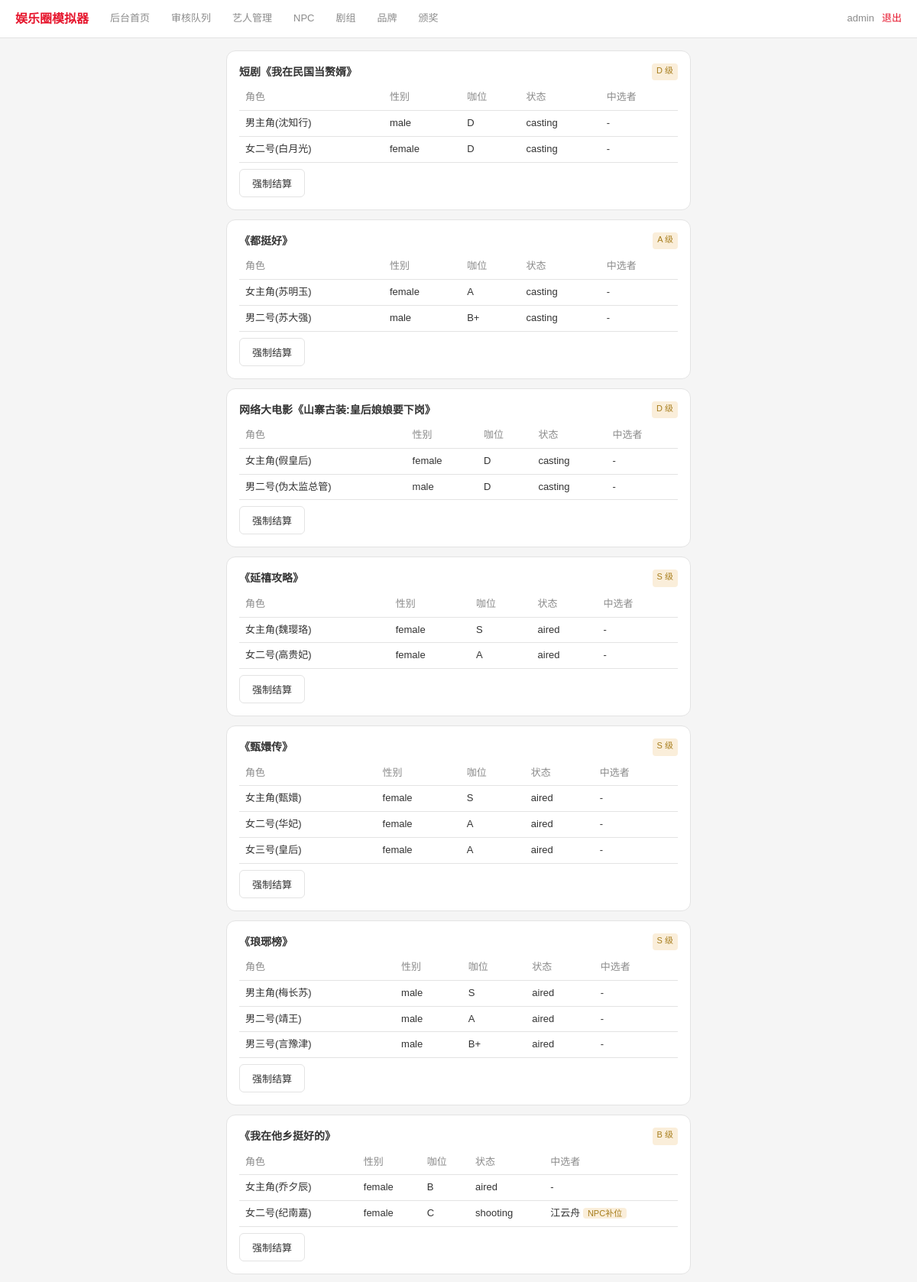
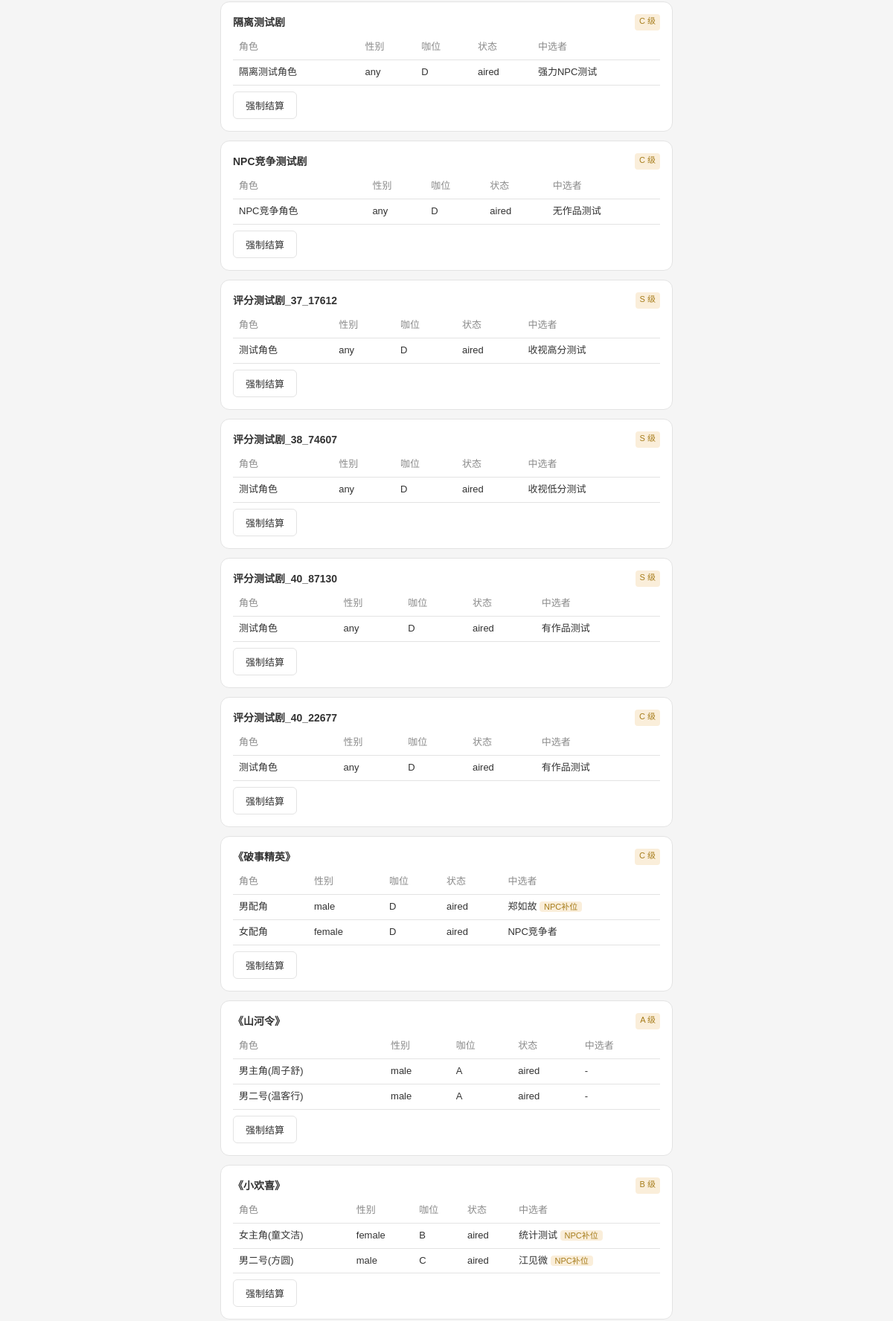
The page /admin/dramas (signed in, upper part) on the database its author committed (2 pictures, top to bottom).
### tables this page shows
CREATE TABLE dramas (
    id              INTEGER PRIMARY KEY AUTOINCREMENT,
    title           TEXT NOT NULL,
    budget_tier     TEXT DEFAULT '',
    open_ts         INTEGER DEFAULT 0,
    apply_close_ts  INTEGER DEFAULT 0
, format TEXT DEFAULT 'tv');

CREATE TABLE drama_roles (
    id                 INTEGER PRIMARY KEY AUTOINCREMENT,
    drama_id           INTEGER NOT NULL,
    role_name          TEXT NOT NULL,
    gender_requirement TEXT DEFAULT 'any',
    tier_requirement   TEXT DEFAULT 'D',
    requirement_talent TEXT DEFAULT '',
    reward_cash        INTEGER DEFAULT 0,
    reward_popularity  INTEGER DEFAULT 0,
    status             TEXT DEFAULT 'casting',  -- casting/shooting/aired
    winner_player_id   INTEGER,
    winner_is_npc_fill INTEGER DEFAULT 0,
    shoot_end_ts       INTEGER DEFAULT 0,
    created_ts         INTEGER DEFAULT 0
, rating_score INTEGER DEFAULT 0);

CREATE TABLE players (
    id                  INTEGER PRIMARY KEY AUTOINCREMENT,
    user_id             INTEGER UNIQUE,
    is_npc              INTEGER DEFAULT 0,
    age                 INTEGER DEFAULT 18,
    gender              TEXT DEFAULT '',
    stage_name          TEXT NOT NULL DEFAULT '',
    talents             TEXT DEFAULT '{}',
    hidden_traits       TEXT DEFAULT '[]',
    career_lines        TEXT DEFAULT '[]',
    agency_id           INTEGER,
    fans_count          INTEGER DEFAULT 0,
    core_fan_loyalty    INTEGER DEFAULT 0,
    popularity          INTEGER DEFAULT 0,
    scandal_value       INTEGER DEFAULT 0,
    persona_tag         TEXT DEFAULT '',
    persona_integrity   INTEGER DEFAULT 100,
    cash                INTEGER DEFAULT 0,
    roll_count          INTEGER DEFAULT 0,
    revealed            INTEGER DEFAULT 0,
    energy              INTEGER DEFAULT 100,
    energy_updated      INTEGER DEFAULT 0,
    family_background   TEXT DEFAULT '',
    birthplace          TEXT DEFAULT '',
    true_personality    TEXT DEFAULT '',
    career_state        TEXT DEFAULT 'normal',  -- normal/blackout
    blackout_until_ts    INTEGER DEFAULT 0,
    anti_scandal_reserve INTEGER DEFAULT 0,
    endorsement_reputation INTEGER DEFAULT 0,
    awards_won          INTEGER DEFAULT 0,
    created_ts          INTEGER DEFAULT 0, fan_club_name TEXT DEFAULT '', fan_club_color TEXT DEFAULT '', notifications_seen_ts INTEGER DEFAULT 0, health INTEGER DEFAULT 100, last_rest_ts INTEGER DEFAULT 0, last_travel_ts INTEGER DEFAULT 0,
    FOREIGN KEY (user_id) REFERENCES users(id)
);

### app.py (the view)
@app.route('/admin/dramas')
@admin_required
def admin_dramas():
    dramas = q("SELECT * FROM dramas ORDER BY open_ts DESC LIMIT 30")
    drama_views = []
    for d in dramas:
        roles = q("""SELECT r.*, p.stage_name as winner_name FROM drama_roles r
                     LEFT JOIN players p ON p.id = r.winner_player_id
                     WHERE r.drama_id=? ORDER BY r.id""", (d['id'],))
        drama_views.append({'drama': dict(d), 'roles': roles})
    return render_template('admin/dramas.html', drama_views=drama_views)

### app.py (called while the page is built)
def get_db():
    db = getattr(g, '_db', None)
    if db is None:
        db = g._db = sqlite3.connect(DB_PATH)
        db.row_factory = sqlite3.Row
        db.execute("PRAGMA journal_mode=WAL")
        db.execute("PRAGMA foreign_keys=ON")
    return db

def q(sql, args=(), one=False):
    cur = get_db().execute(sql, args)
    return cur.fetchone() if one else cur.fetchall()

def admin_required(f):
    @wraps(f)
    def w(*a, **kw):
        if S.get('role') != 'admin':
            flash('无权访问', 'error')
            return redirect(url_for('login'))
        return f(*a, **kw)
    return w

def me():
    uid = S.get('uid')
    if not uid:
        return None
    row = q("SELECT * FROM players WHERE user_id=?", (uid,), one=True)
    if not row:
        return None
    player = dict(row)
    player['energy'] = get_effective_energy(player['id'])
    return player

@app.context_processor
def inject_notification_count():
    player = me()
    if not player:
        return {'notification_count': 0}
    return {'notification_count': get_notification_count(player['id'])['total']}

### templates/admin/dramas.html (shortened to what this page needs)
{% extends "base.html" %}
{% block content %}
{% for dv in drama_views %}
<div class="card">
  <div style="display:flex;justify-content:space-between">
    <b>{{ dv.drama.title }}</b>
    <span class="badge badge-gold">{{ dv.drama.budget_tier }} 级</span>
  </div>
  <table style="margin-top:6px">
    <tr><th>角色</th><th>性别</th><th>咖位</th><th>状态</th><th>中选者</th></tr>
    {% for r in dv.roles %}
    <tr>
      <td>{{ r.role_name }}</td>
      <td>{{ r.gender_requirement }}</td>
      <td>{{ r.tier_requirement }}</td>
      <td>{{ r.status }}</td>
      <td>{{ r.winner_name or '-' }}{% if r.winner_is_npc_fill %} <span class="badge badge-gold">NPC补位</span>{% endif %}</td>
    </tr>
    {% endfor %}
  </table>
  <form method="post" action="{{ url_for('admin_force_resolve_drama', drama_id=dv.drama.id) }}" style="margin-top:8px">
    <button class="btn">强制结算</button>
  </form>
</div>
{% else %}
<div class="card muted">还没有剧组。</div>
{% endfor %}
{% endblock %}

### templates/base.html (style rules this page uses)
:root { --bg:#f5f5f5;--sf:#ffffff;--sf2:#f0f0f0;--bd:#e3e3e3; --red:#e6162d;--red-dim:#fbe4e6; --text:#333333;--muted:#8b8b8b; --green:#2e8b57;--gold:#a67c1a; }
* { box-sizing:border-box;margin:0;padding:0 }
body { background:var(--bg);color:var(--text); font-family:"PingFang SC","Microsoft YaHei",sans-serif; font-size:14px;line-height:1.6;min-height:100vh }
.card { background:var(--sf);border:1px solid var(--bd);border-radius:12px;padding:16px;margin-bottom:12px }
.btn { display:inline-block;background:var(--sf);border:1px solid var(--bd);border-radius:6px; padding:8px 16px;font-size:13px;cursor:pointer;color:var(--text) }
.badge { font-size:11px;padding:1px 6px;border-radius:4px }
.badge-gold { background:#faeeda;color:var(--gold) }
table { width:100%;border-collapse:collapse;font-size:13px }
th,td { padding:6px 8px;text-align:left;border-bottom:1px solid var(--bd) }
th { color:var(--muted);font-weight:500 }

### rows shown on the page
dramas: drama "短剧《我在民国当赘婿》", drama.budget_tier "D"
drama_roles: role_name "男主角(沈知行)", gender_requirement "male", tier_requirement "D", status "casting", winner_name "-"
drama_roles: role_name "女二号(白月光)", gender_requirement "female", tier_requirement "D", status "casting", winner_name "-"
dramas: drama "《都挺好》", drama.budget_tier "A"
drama_roles: role_name "女主角(苏明玉)", gender_requirement "female", tier_requirement "A", status "casting", winner_name "-"
drama_roles: role_name "男二号(苏大强)", gender_requirement "male", tier_requirement "B+", status "casting", winner_name "-"
dramas: drama "网络大电影《山寨古装:皇后娘娘要下岗》", drama.budget_tier "D"
drama_roles: role_name "女主角(假皇后)", gender_requirement "female", tier_requirement "D", status "casting", winner_name "-"
drama_roles: role_name "男二号(伪太监总管)", gender_requirement "male", tier_requirement "D", status "casting", winner_name "-"
dramas: drama "《延禧攻略》", drama.budget_tier "S"
drama_roles: role_name "女主角(魏璎珞)", gender_requirement "female", tier_requirement "S", status "aired", winner_name "-"
drama_roles: role_name "女二号(高贵妃)", gender_requirement "female", tier_requirement "A", status "aired", winner_name "-"
dramas: drama "《甄嬛传》", drama.budget_tier "S"
drama_roles: role_name "女主角(甄嬛)", gender_requirement "female", tier_requirement "S", status "aired", winner_name "-"
drama_roles: role_name "女二号(华妃)", gender_requirement "female", tier_requirement "A", status "aired", winner_name "-"
drama_roles: role_name "女三号(皇后)", gender_requirement "female", tier_requirement "A", status "aired", winner_name "-"
dramas: drama "《琅琊榜》", drama.budget_tier "S"
drama_roles: role_name "男主角(梅长苏)", gender_requirement "male", tier_requirement "S", status "aired", winner_name "-"
drama_roles: role_name "男二号(靖王)", gender_requirement "male", tier_requirement "A", status "aired", winner_name "-"
drama_roles: role_name "男三号(言豫津)", gender_requirement "male", tier_requirement "B+", status "aired", winner_name "-"
dramas: drama "《我在他乡挺好的》", drama.budget_tier "B"
drama_roles: role_name "女主角(乔夕辰)", gender_requirement "female", tier_requirement "B", status "aired", winner_name "-"
drama_roles: role_name "女二号(纪南嘉)", gender_requirement "female", tier_requirement "C", status "shooting", stage_name "江云舟", winner_is_npc_fill "NPC补位"
dramas: drama "隔离测试剧", drama.budget_tier "C"
drama_roles: role_name "隔离测试角色", gender_requirement "any", tier_requirement "D", status "aired", stage_name "强力NPC测试"
dramas: drama "NPC竞争测试剧", drama.budget_tier "C"
drama_roles: role_name "NPC竞争角色", gender_requirement "any", tier_requirement "D", status "aired", stage_name "无作品测试"
dramas: drama "评分测试剧_37_17612", drama.budget_tier "S"
drama_roles: role_name "测试角色", gender_requirement "any", tier_requirement "D", status "aired", stage_name "收视高分测试"
dramas: drama "评分测试剧_38_74607", drama.budget_tier "S"
drama_roles: role_name "测试角色", gender_requirement "any", tier_requirement "D", status "aired", stage_name "收视低分测试"
dramas: drama "评分测试剧_40_87130", drama.budget_tier "S"
drama_roles: role_name "测试角色", gender_requirement "any", tier_requirement "D", status "aired", stage_name "有作品测试"
dramas: drama "评分测试剧_40_22677", drama.budget_tier "C"
drama_roles: role_name "测试角色", gender_requirement "any", tier_requirement "D", status "aired", stage_name "有作品测试"
dramas: drama "《破事精英》", drama.budget_tier "C"
drama_roles: role_name "男配角", gender_requirement "male", tier_requirement "D", status "aired", stage_name "郑如故", winner_is_npc_fill "NPC补位"
drama_roles: role_name "女配角", gender_requirement "female", tier_requirement "D", status "aired", stage_name "NPC竞争者"
dramas: drama "《山河令》", drama.budget_tier "A"
drama_roles: role_name "男主角(周子舒)", gender_requirement "male", tier_requirement "A", status "aired", winner_name "-"
drama_roles: role_name "男二号(温客行)", gender_requirement "male", tier_requirement "A", status "aired", winner_name "-"
dramas: drama "《小欢喜》", drama.budget_tier "B"
drama_roles: role_name "女主角(童文洁)", gender_requirement "female", tier_requirement "B", status "aired", stage_name "统计测试", winner_is_npc_fill "NPC补位"
drama_roles: role_name "男二号(方圆)", gender_requirement "male", tier_requirement "C", status "aired", stage_name "江见微", winner_is_npc_fill "NPC补位"

### other values the page prints
{{ session.get('uname') }} "admin"
